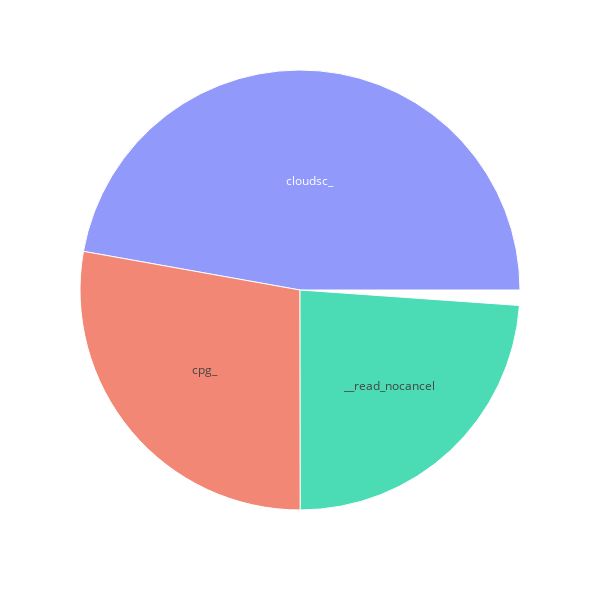

Here is the notebook cell this chart was saved with:
### Code cell
import plotly.graph_objects as go
import pandas as pd
import plotly.express as px


df = pd.read_csv("ecprof_papi_crayhopt.csv")
import json
import pprint
import pandas as pd

parsed_dict = {}
pp = pprint.PrettyPrinter(indent=3)

with open("callgraph.json") as f:
    data = json.load(f)
    # filter the data for easy handeling

    # data = { x : data[x] for x in keys_keep}

    for i in data.keys():
        for j in data[i]:
            name, scope, n_file = j.split(" ")
            if j not in parsed_dict:
                parsed_dict[name] = {}
                parsed_dict[name]['scope'] = scope.replace("[","").replace("]","")
                parsed_dict[name]['file'] = n_file.replace("(","").replace(")","")
                # name scope and file
            if name == i:
                parsed_dict[name]['parent'] = None
            else:
                parsed_dict[name]['parent'] = i


df_parents = pd.DataFrame.from_dict(parsed_dict).transpose()
df = df.loc[df["Function"].isin(functions_to_plot)]
df_parents = df_parents.loc[df_parents.index.isin(functions_to_plot) & df_parents.parent.isin(functions_to_plot)]
df = df.set_index('Function').join(df_parents).fillna('').reset_index()

primary_feature = 'WallTime'
features = ['Function',"WallTime", 'parent']

df = df[features]
df = df.to_dict()
df_new = {}
for i in df.keys():
    if i == "Function":
        df_new['function_name'] = list(df[i].values())
    elif i == "WallTime":
        df_new['value'] = list(df[i].values())
    else:
        df_new['parent'] = list(df[i].values())
fig =px.sunburst(
    df_new,
    names='function_name',
    parents='parent',
    values='value',
)

fig.update_layout(width=600,
    height=600,uniformtext=dict(minsize=3, mode='show'))
fig.show()

### Figure 1 — Plotly figure (JSON) as saved in the notebook; plotly's stock layout.template omitted (floating-point values rounded to 4 significant figures)
{"data": [{"domain": {"x": [0, 1], "y": [0, 1]}, "hovertemplate": "function_name=%{label}<br>value=%{value}<br>parent=%{parent}<extra></extra>", "labels": ["cloudsc_", "cpg_", "__read_nocancel", "__read_nocancel"], "name": "", "parents": ["", "", "", ""], "type": "sunburst", "values": [28.2, 16.64, 14.26, 0.67]}], "layout": {"height": 600, "legend": {"tracegroupgap": 0}, "margin": {"t": 60}, "uniformtext": {"minsize": 3, "mode": "show"}, "width": 600}}
